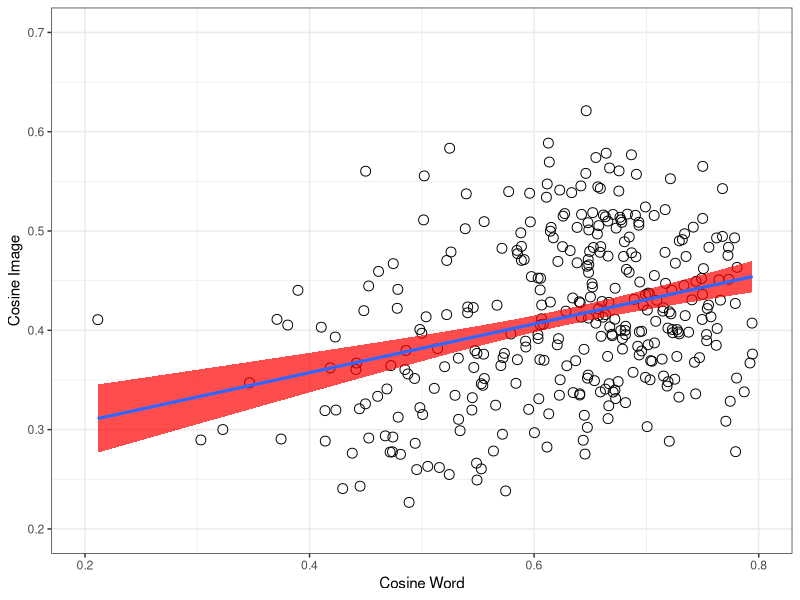
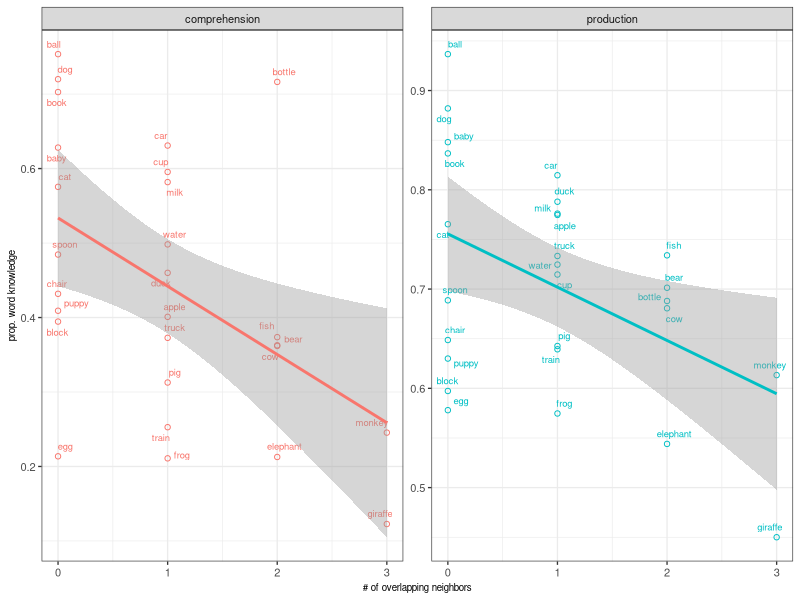

Source code (R) for these figures, in order: (Note: this script raises an error after producing the figures.)
## ---- chunk 1
rm(list=ls())
knitr::opts_chunk$set(fig.width=3, fig.height=3, fig.crop = F, fig.pos = "tb", fig.path='figs/',
                      echo=F, warning=F, cache=F, message=F, sanitize = T)
## ---- chunk 2
library(png)
library(grid)
library(ggplot2)
library(xtable)
library(tidyverse)
library(ggpubr)
library(broom)
library(ggrepel)
library(forcats)
## ---- chunk 3
animate <- c("puppy", "duck", "elephant", "pig", "monkey", "giraffe",
             "bear", "baby", "fish", "frog", "cow", "dog", "cat")
words27 <-  read_csv("data/pairwise_distances.csv") %>% distinct(word)
combo <- read_csv("data/pairwise_distances.csv") %>%
  unite(pair, X1, word, remove = T) %>% 
  distinct(cos_word,.keep_all = T)
#eb this gets rid of our redundancy issues
wb_prod <- read_csv("data/wordbank_production.csv") %>%  
   mutate(definition = forcats::fct_recode(definition,
    "fish"    = "fish (animal)",
    "water"   = "water (beverage)")) %>% 
  filter(definition%in%words27$word) %>% 
  mutate(animate = ifelse(definition %in% animate, "animate", "inanimate"))

wb_comp <- read_csv("data/wordbank_comprehension.csv") %>%
     mutate(definition = forcats::fct_recode(definition,
    "fish"    = "fish (animal)",
    "water"   = "water (beverage)")) %>% 
  filter(definition%in%words27$word) %>% 
    mutate(animate = ifelse(definition %in% animate, "animate", "inanimate"))
overlap_ratios <- read_csv("data/overlap_ratios.csv") %>% 
  mutate(animate = ifelse(word %in% animate, T, F))
# fix water picture in img space
neighbor_counts <- read_csv("python/neighbor_counts.csv") %>% 
  rename(definition = word)

stimuli_counts <- read_csv("python/stimuli_counts.csv")
## ---- chunk 4
perf <- read_csv("python/classify_performance.csv")
top_1_perf = sum(perf$top_1)/length(perf$top_1)
top_5_perf = sum(perf$top_5)/length(perf$top_5)
## ---- chunk 5
pairwise_corr <- cor.test(combo$cos_img, combo$cos_word, conf.int=T) %>% tidy()

pairwise_corr_string <- sprintf("$R = %0.2f$, $p < %1.2g$", pairwise_corr$estimate, pairwise_corr$p.value)
## ---- chunk 6

shapiro.test(overlap_ratios$overlap_ratio)#almost normal
overlap_wilcox <- wilcox.test(overlap_ratios$overlap_ratio)# significantly different from chance
#even with correction, both animate and animate overlaps>0, not different from each other
wilcox.test(subset(overlap_ratios, animate==F)$overlap_ratio)
wilcox.test(subset(overlap_ratios, animate==T)$overlap_ratio)
wilcox.test(subset(overlap_ratios, animate==T)$overlap_ratio,
            subset(overlap_ratios, animate==F)$overlap_ratio)

## ---- chunk 7
ggplot(combo, aes(cos_word, cos_img))+
  geom_point(size=3, shape =1)+
  geom_smooth(method="lm", aes(group=1), show.legend=F, fill ="red", alpha = .7)+
  geom_smooth(method="lm", aes(group=1), se=F)+ # this second line is to trick ggplot into not putting the gray fill in the boxes in the legend (coming from the standard error in the first line)
  theme_bw()+
  xlab("Cosine Word")+
  ylab("Cosine Image")+
  xlim(0.2,0.80)+
  ylim(0.2,0.7)+
  theme(legend.position="bottom", 
        legend.title = element_blank(), 
        legend.text = element_text(size=7), 
        legend.key.width = unit(0.4, "cm"),
        legend.key = element_rect(fill = 'white', size = 0.1)
        )

cap <- sprintf("Relative cosine distance between points in word embedding space (x-axis) and image embedding space (y-axis), for every item pair. Fitted line reflects linear fit with SE ($R = %0.2f$, $p < %1.2g$).", pairwise_corr$estimate, pairwise_corr$p.value)
## ---- chunk 8
wb_prod_long <- wb_prod %>% 
  gather(`16`:`30`, value = 'mean_prop_prod', key = "month")
wb_comp_long <- wb_comp %>% 
  gather(`8`:`18`, value = 'mean_prop_comp', key = "month")
wb_prod_long_allmonths <- wb_prod_long %>% 
  group_by(definition, animate) %>% 
  summarise(overall_prop_prod = mean(mean_prop_prod)) %>% 
  left_join(neighbor_counts) %>% 
  mutate(totalneighbors = image_count+word_count+overlap_count,
         overlapratio = overlap_count/totalneighbors)

wb_comp_long_allmonths <- wb_comp_long %>% 
  group_by(definition, animate) %>% 
  summarise(overall_prop_comp = mean(mean_prop_comp)) %>% 
  left_join(neighbor_counts) %>% 
  mutate(totalneighbors = image_count+word_count+overlap_count,
         overlapratio = overlap_count/totalneighbors)

prod_overlap_corr <- cor.test(wb_prod_long_allmonths$overall_prop_prod, wb_prod_long_allmonths$overlap_count, conf.int=T) %>% tidy()
comp_overlap_corr <- cor.test(wb_comp_long_allmonths$overall_prop_comp, wb_comp_long_allmonths$overlap_count, conf.int=T) %>% tidy()

wb_all<- wb_comp_long_allmonths %>% 
  left_join(wb_prod_long_allmonths) %>% 
  gather(c(overall_prop_comp, overall_prop_prod), value = prop_kids, key = comp_prod ) %>% 
  mutate(comp_prod = fct_recode(comp_prod,
    "production" = "overall_prop_prod",
    "comprehension" = "overall_prop_comp"
  ))

## ---- chunk 9

ggplot(wb_all, aes(overlap_count,prop_kids, color = comp_prod))+
  geom_point(shape=1)+
  geom_text_repel(aes(label = definition), size=2.4, force=2)+
  facet_wrap(~comp_prod, scales = "free_y")+
  stat_smooth(method = "lm")+
  theme_bw(base_size = 10)+
  theme(axis.title=element_text(size=7))+
  guides(colour = "none")+
  xlab("# of overlapping neighbors")+
  ylab("prop. word knowledge")

cap <- "Proportion of children in WordBank reported to understand (left, averaged over 8-18 months) or produce (right, averaged over 16-30 months) the 27 items, as a function of how many overlapping neighbors they have (i.e. in both image- and word-space). Lines indicates linear fit with SE confidence bands (both R$>$-.45, p$<$.05)."
## ---- chunk 10
knitr::include_graphics('data/overlap_table_formatted2.png')
cap <- "Neighbors in image- and word-space. Neighbors in bold and red are shared between spaces; italicised words are image-neighbors only, underlined words are word-neighbors only. Overlap ratio reflects shared neighbors over total neighbors. See text for details."
## ---- chunk 11
# References will be generated automatically by Pandoc and included here.
# The following code is some latex to format the bibliography. Do not remove it.
